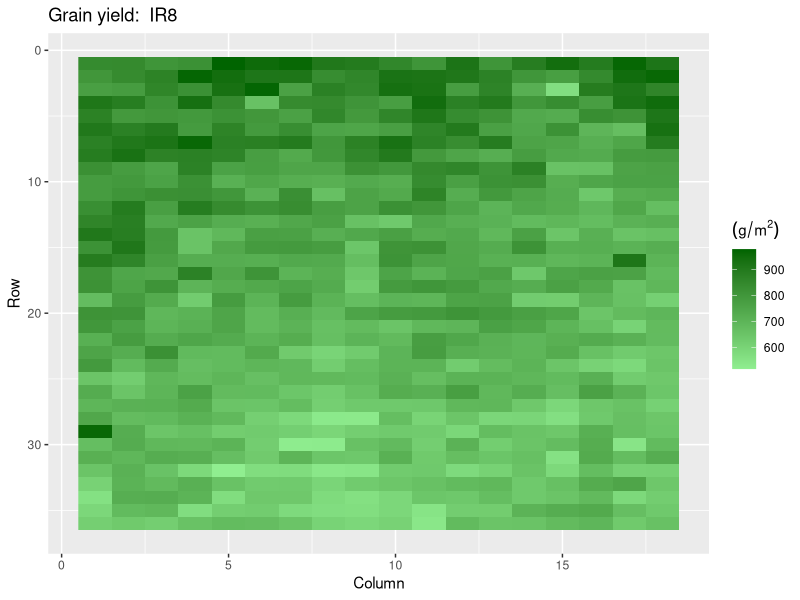
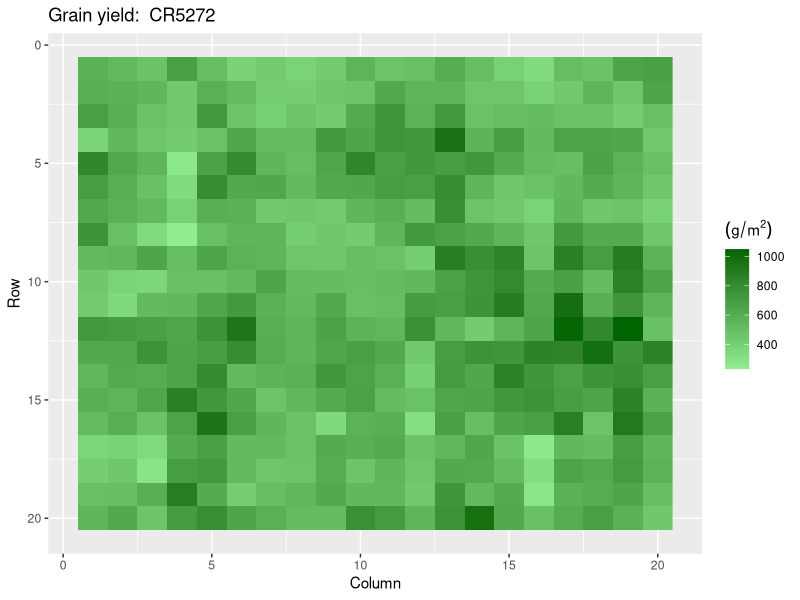
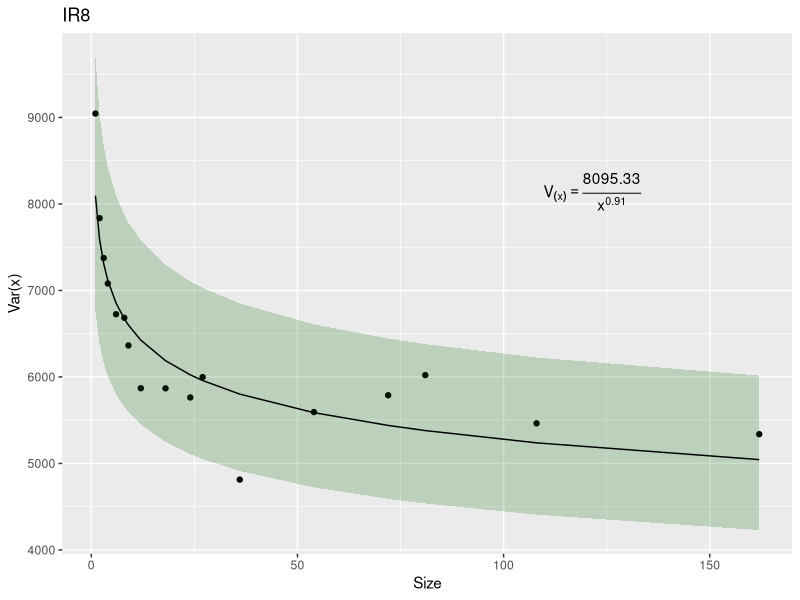
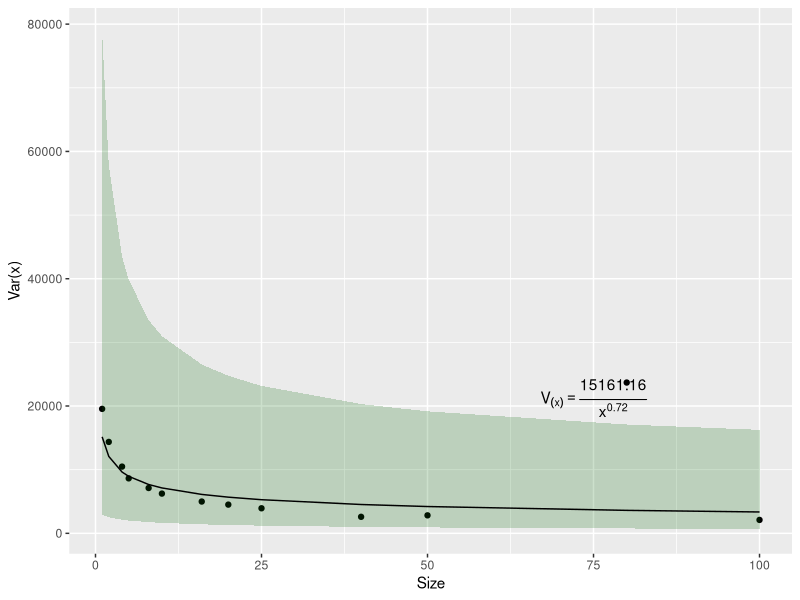

Here is the R script that generated these plots, in order:
# Supporting functions & graphs

# Loading packages

library(ggplot2)


IR8 <- read.csv(file = "data/rice_long.csv")
CR5272 <- read.csv(file = "data/cr_rice_long.csv")

# Convert to numeric values
con_number <- function(rice_var){
  rice_var$Row <- as.numeric(substr(rice_var$Row, start = 3, stop = 4))
  rice_var$Column <- as.numeric(substr(rice_var$Column, start = 3, stop = 4))
  return(rice_var) 
}

# Table of plot size and shape of the plot

shape_plot <- function(rice_var){
  rice_var_num <- con_number(rice_var)
  rice_col <- length(unique(rice_var_num$Column))
  rice_row <- length(unique(rice_var_num$Row))
  
  tab_var <- expand.grid(Width = 1:floor(rice_row/2),
                         Length=1:floor(rice_col/2))
  tab_var$op_plot <- (rice_col*rice_row)%%(tab_var$Width*tab_var$Length) == 0
  
  
  tab_var2 <- tab_var[tab_var$op_plot,]
  tab_var2$Size <- tab_var2$Width * tab_var2$Length
  tab_var2$Plots_num <- rice_col * rice_row / tab_var2$Size
  
  tab_var2 <- tab_var2[, c('Size', 'Width', 'Length', 'Plots_num')]

  row.names(tab_var2) <- NULL
  
  return(tab_var2)
  
}


# Function to transform the plot to a bigger subplot

subplot_tab <- function(c_width, c_length, rice_var){
  rice_var_num <- con_number(rice_var)
  
  rice_var_num$New_row <- ceiling(rice_var_num$Row/c_width)
  rice_var_num$New_col <- ceiling(rice_var_num$Column/c_length)
  
  
  sum_rice_var_num <- 
    aggregate(rice_var_num$value,
              by = list(rice_var_num$New_row, rice_var_num$New_col),
              FUN = "sum")
  
  return(sum_rice_var_num)
}


# Subplot simulation by each with and length combination

subplot_sim <- function(c_width, c_length, rice_var){
  rice_var_num <- con_number(rice_var)
  
  sum_rice_var_num <- subplot_tab(c_width, c_length, rice_var)
  
  Var_x <- var(sum_rice_var_num$x)
  
  Var_x_unit <- Var_x/(c_width*c_length)^2
  
  resdf <- data.frame(Var_x = Var_x, 
                      Var_x_unit = Var_x_unit,
                      CV = sqrt(Var_x_unit)/mean(rice_var_num$value)*100)
  
  return(resdf)
}

# Uniformity table

raw_unif_table <- function(rice_var){
  shape_df <- shape_plot(rice_var)
  
  var_list <- apply(shape_df, MARGIN = 1,
                    function(x) {subplot_sim(x[2], x[3], rice_var)}) 
    var_table <- as.data.frame(t(sapply(var_list, FUN = cbind)))
  
  res_table <- cbind(shape_df, var_table)
  
  return(res_table)
}


# Makes an F-test or a Bartlett-test and returns
# the proper variance
subplot_test <- function(size_plot, rice_var, raw_unif){
  rice_var_num <- con_number(rice_var)
  filt_raw <- raw_unif[raw_unif$Size == size_plot,]
  
  shape_list <- lapply(1:nrow(filt_raw), function(dim_row){
    res_shape <- subplot_tab(filt_raw$Width[dim_row],
                             filt_raw$Length[dim_row],
                             rice_var)
    res_shape$Shape <- paste0(filt_raw$Width[dim_row],
                              "x",
                              filt_raw$Length[dim_row])
    return(res_shape)
  }  )
  
  shape_red <- Reduce(rbind, shape_list)
  
  # Test section
  if(length(unique(shape_red$Shape)) > 2) {
    res_test <- bartlett.test(x ~ Shape, data = shape_red)
  } else {
    res_test <- var.test(x ~ Shape, data = shape_red)
  }
  
  # Selection of the proper value of variance

  if(res_test$p.value >= 0.05) {
    # res_df <- filt_raw
    res_df <- filt_raw[1,]
    res_df$Var_x[[1]] <- mean(unlist(filt_raw$Var_x))
    res_df$Var_x_unit[[1]] <- mean(unlist(filt_raw$Var_x_unit))
    res_df$CV[[1]] <- mean(unlist(filt_raw$CV))
      
  } else {
    plain_Var_X <- unlist(filt_raw$Var_x)
    res_df <- filt_raw[plain_Var_X == min(plain_Var_X),]
  }
  
  return(res_df)
}


# Reducing Raw uniformity calculations to low variance shapes

unif_sel <- function(rice_var){
  
  raw_unif <- raw_unif_table(rice_var)
  vec_size <- unique(raw_unif$Size)
  sel_unif <- lapply(vec_size, 
                     function(size_shape) {
                       if(sum(raw_unif$Size == size_shape) == 1) {
                         raw_unif[raw_unif$Size == size_shape,]
                       } else {
                         subplot_test(size_shape, rice_var, raw_unif) 
                       }
                     })
  sel_df <- Reduce(rbind, sel_unif)
  
  return(sel_df)
}


# Rice plot graphic

gr_rice_plot <- function(rice_var, gradset){
  
  rice_var2 <- con_number(rice_var)
  
  
  rice_pl <- ggplot(data = rice_var2,
                    mapping = aes(x = Column,
                                  y = Row,
                                  fill = value)) +
    geom_raster() + 
    scale_y_reverse() +
    scale_fill_gradient(name = expression((g/m^2)), 
                        low = gradset[1], high = gradset[2]) +
    ggtitle(paste("Grain yield: ", deparse(substitute(rice_var))))
  
  
  return(rice_pl)
}

gr_rice_plot(IR8, c("LightGreen", "DarkGreen"))
gr_rice_plot(CR5272, c("LightGreen", "DarkGreen"))


# Create a scatterplot with an lm smooth

gr_lm <- function(unif_data){
  
  # Modeling Part
  unif_data$Var_x_unit <- unlist(unif_data$Var_x_unit)
  mod_smith <- lm(log(Var_x_unit) ~ log(Size), data = unif_data)
  pred_vec <- predict(mod_smith, interval = "prediction")
  unif_data <- cbind(unif_data, exp(pred_vec))
  
  # Equation labeling
  # label_eq <- 
  #   paste("V(x) = ",
  #         expression(exp(mod_smith$coefficients[1])/
  #                      X^(exp(mod_smith$coefficients[2])) ) )
  
  label_eq <-
    substitute(V[(x)] == over(b, x^m),
               list(b = unname(round(exp(coef(mod_smith)[1]), digits = 2)),
                    m = unname(round(exp(coef(mod_smith)[2]), digits = 2))
                    ))
  
  # Graphing part
  var_base <- ggplot(unif_data, 
                      mapping = aes(x = Size, y = Var_x_unit))
  
  var_final <- var_base + geom_point() +
    geom_ribbon(mapping = aes(ymin = lwr, ymax = upr),
                fill = "darkgreen", alpha = 0.2) +
    geom_line(mapping = aes(y = fit)) +
    ylab("Var(x)") +
    # geom_label(mapping = aes(x = max(Size)*(3/4),
    #                          y = max(Var_x_unit)*(7/8),
    #                          label = as.character(as.expression(label_eq))))
    annotate("text",
             x = max(unif_data$Size)*(3/4),
             y = max(unif_data$Var_x_unit)*(9/10),
             label = as.character(as.expression(label_eq)), parse = TRUE)
  
  return(var_final)
  # return(label_eq)
}

gr_lm(unif_sel(IR8)) + ggtitle("IR8")
gr_lm(unif_sel(CR5272))
